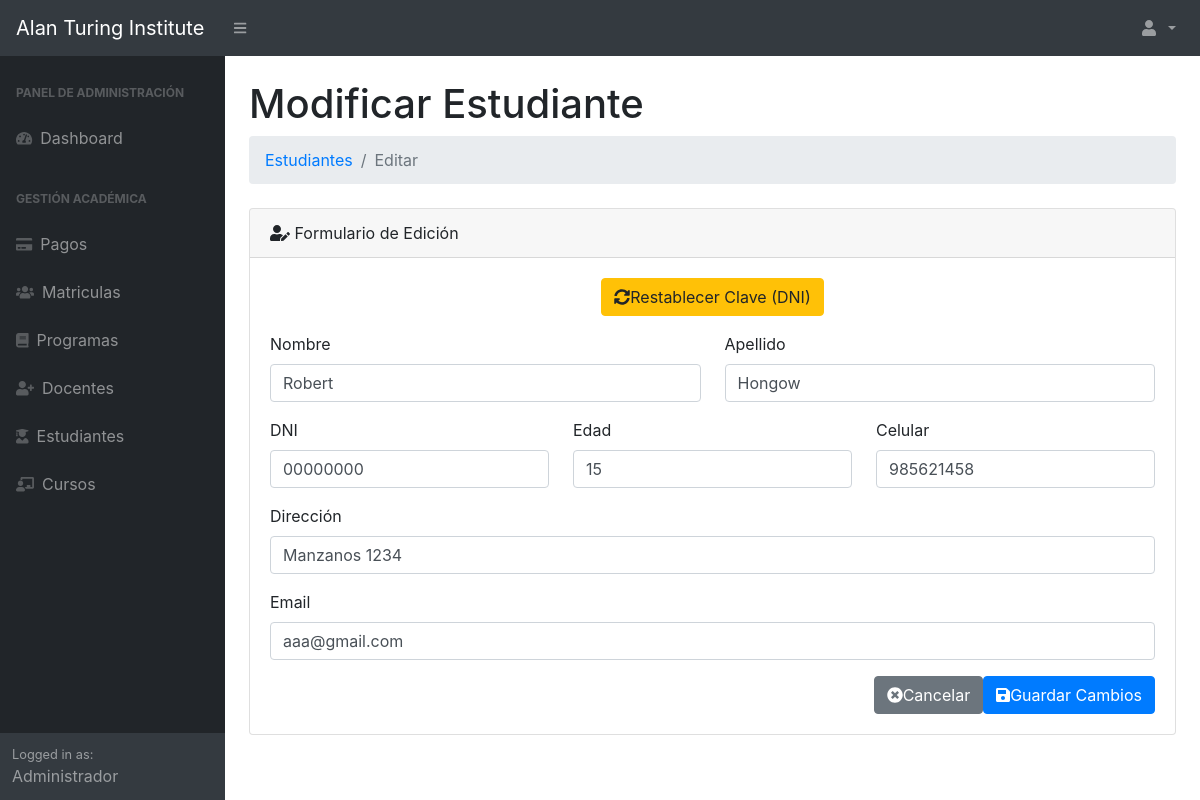
The page /Views/ModificarEstudiante.php?id=19 (signed in) on the database its author committed.
### tables this page shows
CREATE TABLE `estudiantes` (
  `id_estudiante` int(11) NOT NULL,
  `numero_matricula` varchar(50) NOT NULL,
  `nombre` varchar(100) NOT NULL,
  `apellido` varchar(100) NOT NULL,
  `DNI` varchar(20) DEFAULT NULL,
  `edad` int(10) UNSIGNED DEFAULT NULL,
  `direccion` varchar(255) DEFAULT NULL,
  `celular` varchar(15) DEFAULT NULL,
  `email` varchar(100) NOT NULL,
  `clave` varchar(255) NOT NULL
);

### Controllers/ModificarEstudianteController.php (called while the page is built, shortened)
<?php
require_once('../Models/ModificarEstudianteModel.php');
class ModificarEstudianteController {
    private $model;
    public function __construct(PDO $pdo) {
        $this->model = new ModificarEstudianteModel($pdo);
    }
    public function obtenerEstudiante($id) {
        return $this->model->obtenerEstudiantePorId($id);
    }
}
?>

### Models/ModificarEstudianteModel.php (called while the page is built, shortened)
<?php
class ModificarEstudianteModel {
    private $pdo;
    public function __construct(PDO $pdo) {
        $this->pdo = $pdo;
    }
    public function obtenerEstudiantePorId($id) {
        $stmt = $this->pdo->prepare("SELECT * FROM estudiantes WHERE id_estudiante = :id");
        $stmt->execute([':id' => $id]);
        return $stmt->fetch(PDO::FETCH_ASSOC);
    }
}
?>

### Views/ModificarEstudiante.php (the view, shortened to what this page needs)
<?php
require_once('../Config/conexion.php');
require_once('../Controllers/ModificarEstudianteController.php');
$controller = new ModificarEstudianteController($pdo);
$id = $_GET['id'];
$estudiante = $controller->obtenerEstudiante($id);
?>
<!DOCTYPE html>
<html lang="es">
<head>
  <link href="../assets/css/bootstrap.min.css" rel="stylesheet" />
  <link href="../assets/css/styles.css" rel="stylesheet" />
  <link href="../assets/css/dataTables.bootstrap4.min.css" rel="stylesheet" />
  <link rel="stylesheet" href="https://cdn.jsdelivr.net/npm/bootstrap-icons@1.10.5/font/bootstrap-icons.css" />
  <link rel="stylesheet" href="https://cdnjs.cloudflare.com/ajax/libs/font-awesome/6.4.0/css/all.min.css" />
</head>
<body class="sb-nav-fixed">
  <?php include('header.php'); ?>
  <div id="layoutSidenav">
    <?php include('sidebar.php'); ?>
    <div id="layoutSidenav_content">
      <main class="container-fluid px-4">
        <h1 class="mt-4">Modificar Estudiante</h1>
        <ol class="breadcrumb mb-4">
          <li class="breadcrumb-item"><a href="GestionarEstudiantes.php">Estudiantes</a></li>
          <li class="breadcrumb-item active">Editar</li>
        </ol>
        <div class="card mb-4">
          <div class="card-header"><i class="fas fa-user-edit me-1"></i> Formulario de Edición</div>
          <div class="card-body">
            <form method="POST">
              <div class="text-center mb-3">
                <button type="submit" name="restablecer_clave" class="btn btn-warning">
                  <i class="fas fa-sync-alt me-2"></i>Restablecer Clave (DNI)
                </button>
              </div>
              <div class="row">
                <div class="col-md-6 mb-3">
                  <label>Nombre</label>
                  <input type="text" name="nombre" class="form-control" value="<?= htmlspecialchars($estudiante['nombre']) ?>" required>
                </div>
                <div class="col-md-6 mb-3">
                  <label>Apellido</label>
                  <input type="text" name="apellido" class="form-control" value="<?= htmlspecialchars($estudiante['apellido']) ?>" required>
                </div>
              </div>
              <div class="row">
                <div class="col-md-4 mb-3">
                  <label>DNI</label>
                  <input type="text" name="dni" class="form-control" value="<?= htmlspecialchars($estudiante['DNI']) ?>" required>
                </div>
                <div class="col-md-4 mb-3">
                  <label>Edad</label>
                  <input type="number" name="edad" class="form-control" value="<?= htmlspecialchars($estudiante['edad']) ?>" required>
                </div>
                <div class="col-md-4 mb-3">
                  <label>Celular</label>
                  <input type="text" name="celular" class="form-control" value="<?= htmlspecialchars($estudiante['celular']) ?>" required>
                </div>
              </div>
              <div class="mb-3">
                <label>Dirección</label>
                <input type="text" name="direccion" class="form-control" value="<?= htmlspecialchars($estudiante['direccion']) ?>" required>
              </div>
              <div class="mb-3">
                <label>Email</label>
                <input type="email" name="email" class="form-control" value="<?= htmlspecialchars($estudiante['email']) ?>" required>
              </div>
              <div class="d-grid gap-2 d-md-flex justify-content-md-end">
                <a href="GestionarEstudiantes.php" class="btn btn-secondary">
                  <i class="fas fa-times-circle me-2"></i>Cancelar
                </a>
                <button type="submit" class="btn btn-primary">
                  <i class="fas fa-save me-2"></i>Guardar Cambios
                </button>
              </div>
            </form>
          </div>
        </div>
      </main>
    </div>
  </div>
</body>
</html>

### rows shown on the page
estudiantes: nombre "Robert", apellido "Hongow", dni "00000000", edad "15", celular "985621458", direccion "Manzanos 1234", email "aaa@gmail.com"
